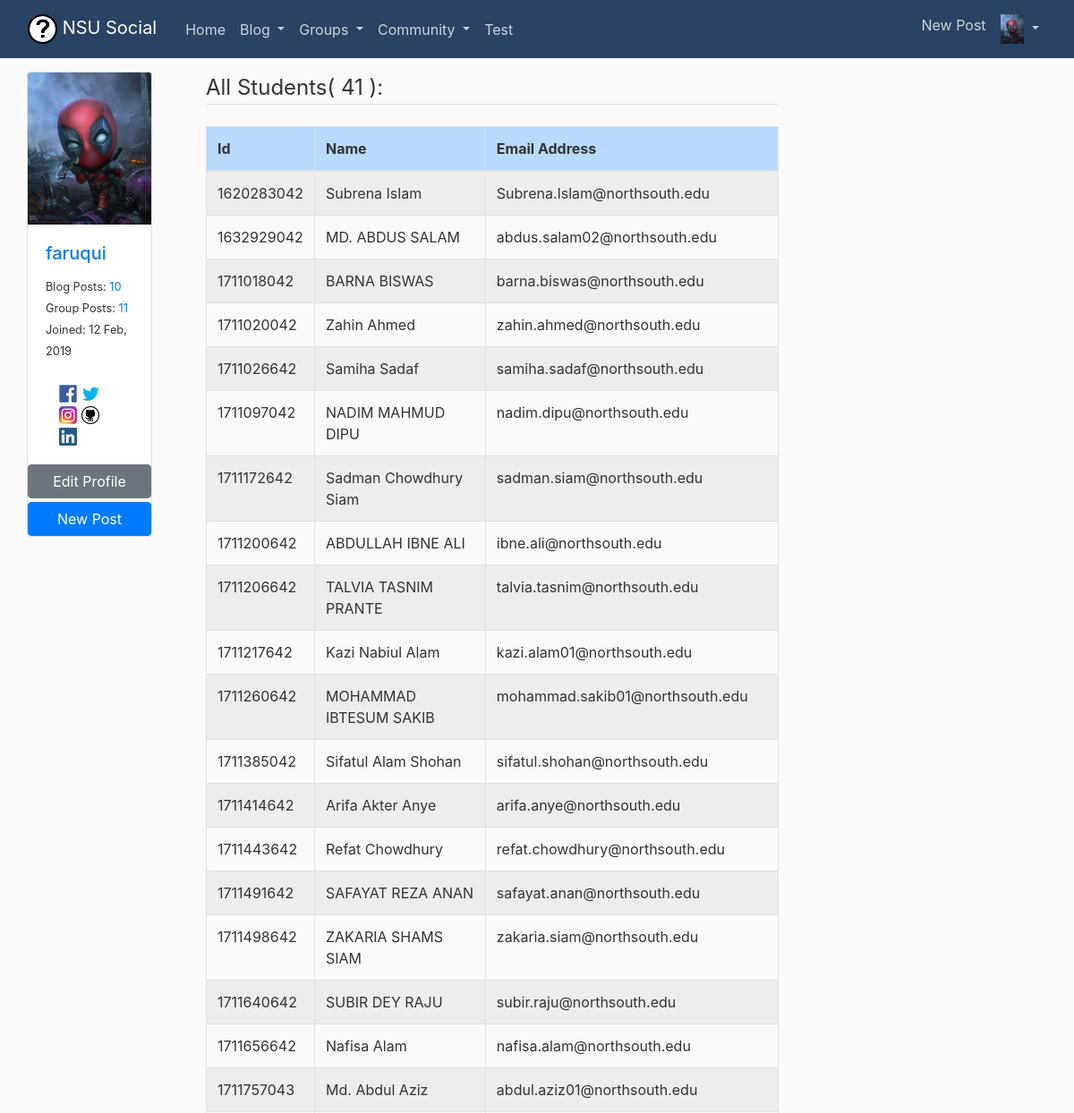
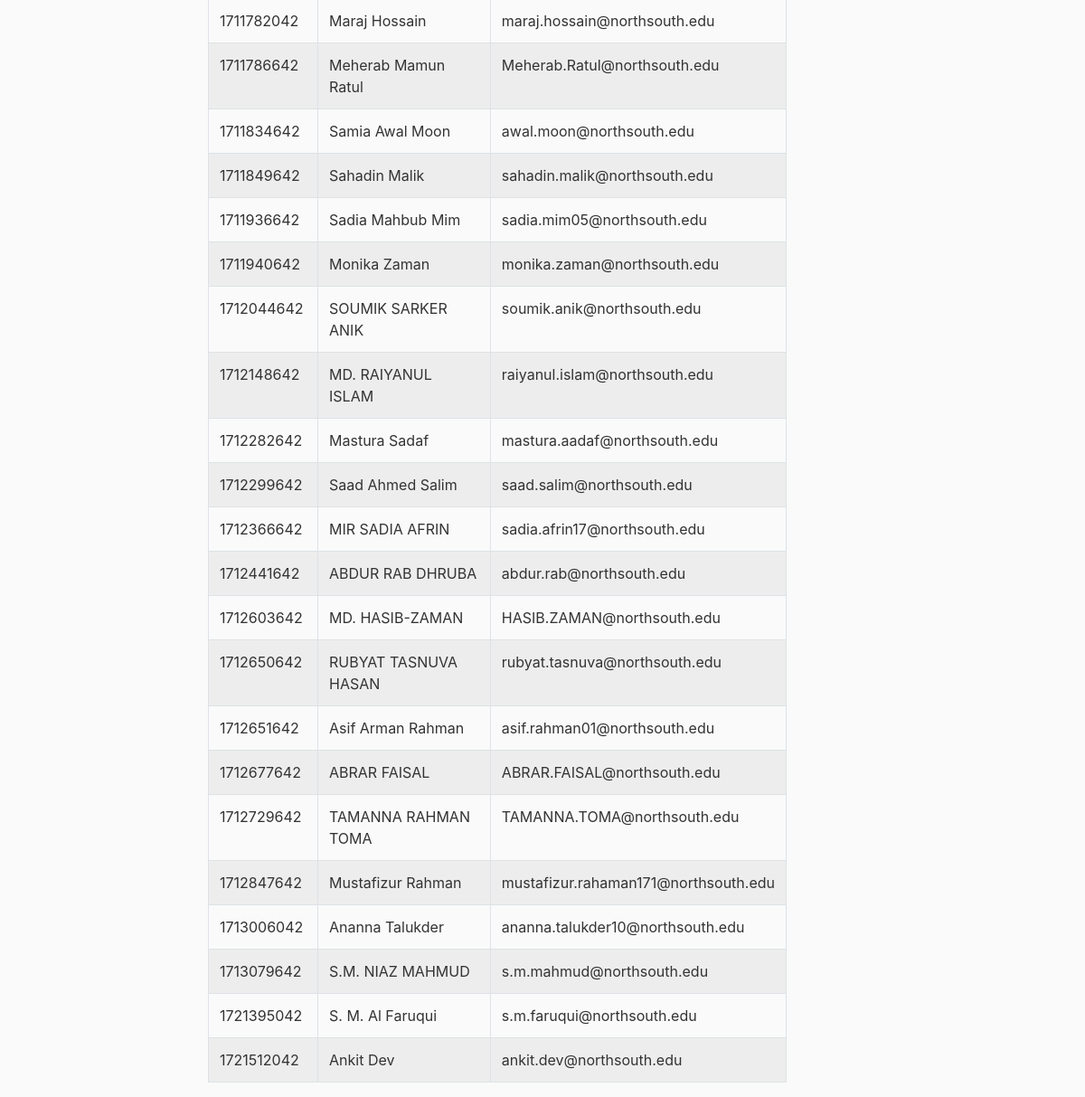
The app's page /students/ (signed in) with its own data (2 pictures, top to bottom).
### users/models.py (models this page shows, shortened)
class Profile(models.Model):
    user = models.OneToOneField(User, on_delete=models.CASCADE)
    nsu_id = models.IntegerField(null = True)
    image = models.ImageField(default='profile_pics/default.jpg', upload_to='profile_pics')
    status = models.CharField(max_length = 100, default = 'Status')
    bio = models.TextField(default = 'Bio')
    date_registered = models.DateTimeField(default=timezone.now)
    fb_link = models.URLField(default = 'https://www.facebook.com/')
    insta_link = models.URLField(default = 'https://www.instagram.com/')
    git_link = models.URLField(default = 'https://github.com/')
    linkedin_link = models.URLField(default = 'https://bd.linkedin.com/')
    twitter_link = models.URLField(default = 'https://twitter.com/')

class Student(models.Model):
    name = models.CharField(max_length = 50)
    id = models.IntegerField(primary_key=True)
    email = models.EmailField(unique = True)

### users/views.py (the view)
# urls.py: path('students/', StudentListView.as_view(), name = 'students'),
class StudentListView(LoginRequiredMixin, ListView):
    model = Student
    context_object_name = 'students'
    template_name = 'users/students.html'
    ordering = ['id']

### users/templates/users/students.html
{% extends "blog/base.html" %}
{% block content %}
  <legend class="border-bottom mb-4">All Students( {{students.count }} ): </legend>
  <table class="table table-hover table-bordered table-striped">
    <thead>
      <tr class="table-primary">
        <th>Id</th>
        <th>Name</th>
        <th>Email Address</th>
      </tr>
    </thead>
    <tbody>
      {% for p in students %}
      <tr>
        <td>{{p.id}}</td>
        <td>{{p.name}}</td>
        <td>{{p.email}}</td>
      </tr>
      {% endfor %}
    </tbody>
  </table>
{% endblock content %}

### blog/templates/blog/base.html (shortened to what this page needs)
{% load static %}
<!DOCTYPE html>
<html>
<head>
    <link rel="stylesheet" href="https://maxcdn.bootstrapcdn.com/bootstrap/4.0.0/css/bootstrap.min.css">
    <link rel="stylesheet" type="text/css" href="{% static 'blog/main.css' %}">
</head>
<body>
<header class="site-header">
  <nav class="navbar navbar-expand-md navbar-dark bg-steel fixed-top">
    <div class="container-fluid">
      <a class="navbar-brand mr-4" href="{% url 'blog-home' %}">
        <img src="{% static 'blog/icon.png' %}" height="33px">  NSU Social</a>
      <div class="collapse navbar-collapse" id="navbarToggle">
        <div class="navbar-nav mr-auto">
          <a class="nav-item nav-link" href="{% url 'blog-home' %}">Home</a>
          {% if user.is_authenticated %}
            <li class="nav-item dropdown">
              <a class="nav-link dropdown-toggle" href="#" id="navbardrop" data-toggle="dropdown">
                Blog
              </a>
            </li>
            <li class="nav-item dropdown">
              <a class="nav-link dropdown-toggle" href="{% url 'groups:all' %}" id="navbardrop" data-toggle="dropdown">
                Groups
              </a>
            </li>
            <li class="nav-item dropdown">
              <a class="nav-link dropdown-toggle" href="#" id="navbardrop" data-toggle="dropdown">
                Community
              </a>
            </li>
          {% endif %}
          <a class="nav-item nav-link" href="{% url 'blog-about' %}">Test</a>
        </div>
        <div class="navbar-nav">
          {% if user.is_authenticated %}
            <a class="nav-item nav-link" href="{% url 'profile' %}"></a>
            <a class="nav-item nav-link" href="{% url 'post-create' %}">New Post</a>
            <li class="nav-item dropdown">
              <a class="nav-link dropdown-toggle" href="#" id="navbardrop" data-toggle="dropdown">
                <img src="{{ user.profile.image.url }}" height="33px">
              </a>
            </li>
          {% else %}
            <a class="nav-item nav-link" href="{% url 'login' %}">Login</a>
            <a class="nav-item nav-link" href="{% url 'register' %}">Register</a>
          {% endif %}
        </div>
      </div>
    </div>
  </nav>
</header>
    <main role="main" class="container-fluid">
      <div class="row">
        <div class="col-md-2">
          <div class="container">
            {% if user.is_authenticated %}
              <div class="card">
                <img class="card-img-top" src="{{ user.profile.image.url }}" alt="Card image cap">
                <div class="card-body">
                  <h5 class="card-title"><a href="{% url 'user-detail' user.profile.id %}">{{ user.username }}</a></h5>
                  <small>Blog Posts: <a href="{% url 'user-posts' user.username %}">{{ user.post.count }}</a></small><br>
                  <small>Group Posts: <a href="{% url 'posts:for_user' username=user.username %}">{{ user.posts.count }}</a></small><br>
                  <small>Joined: {{ user.profile.date_registered|date:"d M, Y"  }}</small><br>
                  <br>
                  <div class="container">
                    <a href="{{ user.profile.fb_link }}">
                      <img src="{% static 'logo/fblogo.png' %}" height="20px"  alt="">
                    </a>
                    <a href="{{ user.profile.twitter_link }}">
                      <img src="{% static 'logo/twitter.jpg' %}" height="20px"  alt="">
                    </a>
                    <a href="{{ user.profile.insta_link }}">
                      <img src="{% static 'logo/insta.png' %}" height="20px"  alt="">
                    </a>
                    <a href="{{ user.profile.git_link }}">
                      <img src="{% static 'logo/git.png' %}" height="20px"  alt="">
                    </a>
                    <a href="{{ user.profile.linkedin_link }}">
                      <img src="{% static 'logo/linkedin.png' %}" height="20px"  alt="">
                    </a>
                  </div>
                </div class="container">
                <a href="{% url 'editprofile' %}" class="btn btn-secondary mb-1">Edit Profile</a>
                <a href="{% url 'post-create' %}" class="btn btn-primary">New Post</a>
              </div>
            {% endif %}
          </div>
        </div>
        <div class="col-md-7">
          <div class="container">
            {% block content %}{% endblock %}
          </div>
        </div>
        <div class="col-md-3">
        </div>
      </div>
    </main>
</body>
</html>

### blog/static/blog/main.css (style rules this page uses)
body { background: #fafafa; color: #333333; margin-top: 5rem; }
h1, h2, h3, h4, h5, h6 { color: #444444; }
.bg-steel { background-color: #2a4263; }
.site-header .navbar-nav .nav-link { color: #cbd5db; }

### records on screen
Student: id "1620283042", name "Subrena Islam", email "Subrena.Islam@northsouth.edu"
Student: id "1632929042", name "MD. ABDUS SALAM", email "abdus.salam02@northsouth.edu"
Student: id "1711018042", name "BARNA BISWAS", email "barna.biswas@northsouth.edu"
Student: id "1711020042", name "Zahin Ahmed", email "zahin.ahmed@northsouth.edu"
Student: id "1711026642", name "Samiha Sadaf", email "samiha.sadaf@northsouth.edu"
Student: id "1711097042", name "NADIM MAHMUD DIPU", email "nadim.dipu@northsouth.edu"
Student: id "1711172642", name "Sadman Chowdhury Siam", email "sadman.siam@northsouth.edu"
Student: id "1711200642", name "ABDULLAH IBNE ALI", email "ibne.ali@northsouth.edu"
Student: id "1711206642", name "TALVIA TASNIM PRANTE", email "talvia.tasnim@northsouth.edu"
Student: id "1711217642", name "Kazi Nabiul Alam", email "kazi.alam01@northsouth.edu"
Student: id "1711260642", name "MOHAMMAD IBTESUM SAKIB", email "mohammad.sakib01@northsouth.edu"
Student: id "1711385042", name "Sifatul Alam Shohan", email "sifatul.shohan@northsouth.edu"
Student: id "1711414642", name "Arifa Akter Anye", email "arifa.anye@northsouth.edu"
Student: id "1711443642", name "Refat Chowdhury", email "refat.chowdhury@northsouth.edu"
Student: id "1711491642", name "SAFAYAT REZA ANAN", email "safayat.anan@northsouth.edu"
Student: id "1711498642", name "ZAKARIA SHAMS SIAM", email "zakaria.siam@northsouth.edu"
Student: id "1711640642", name "SUBIR DEY RAJU", email "subir.raju@northsouth.edu"
Student: id "1711656642", name "Nafisa Alam", email "nafisa.alam@northsouth.edu"
Student: id "1711757043", name "Md. Abdul Aziz", email "abdul.aziz01@northsouth.edu"
Student: id "1711782042", name "Maraj Hossain", email "maraj.hossain@northsouth.edu"
Student: id "1711786642", name "Meherab Mamun Ratul", email "Meherab.Ratul@northsouth.edu"
Student: id "1711834642", name "Samia Awal Moon", email "awal.moon@northsouth.edu"
Student: id "1711849642", name "Sahadin Malik", email "sahadin.malik@northsouth.edu"
Student: id "1711936642", name "Sadia Mahbub Mim", email "sadia.mim05@northsouth.edu"
Student: id "1711940642", name "Monika Zaman", email "monika.zaman@northsouth.edu"
Student: id "1712044642", name "SOUMIK SARKER ANIK", email "soumik.anik@northsouth.edu"
Student: id "1712148642", name "MD. RAIYANUL ISLAM", email "raiyanul.islam@northsouth.edu"
Student: id "1712282642", name "Mastura Sadaf", email "mastura.aadaf@northsouth.edu"
Student: id "1712299642", name "Saad Ahmed Salim", email "saad.salim@northsouth.edu"
Student: id "1712366642", name "MIR SADIA AFRIN", email "sadia.afrin17@northsouth.edu"
Student: id "1712441642", name "ABDUR RAB DHRUBA", email "abdur.rab@northsouth.edu"
Student: id "1712603642", name "MD. HASIB-ZAMAN", email "HASIB.ZAMAN@northsouth.edu"
Student: id "1712650642", name "RUBYAT TASNUVA HASAN", email "rubyat.tasnuva@northsouth.edu"
Student: id "1712651642", name "Asif Arman Rahman", email "asif.rahman01@northsouth.edu"
Student: id "1712677642", name "ABRAR FAISAL", email "ABRAR.FAISAL@northsouth.edu"
Student: id "1712729642", name "TAMANNA RAHMAN TOMA", email "TAMANNA.TOMA@northsouth.edu"
Student: id "1712847642", name "Mustafizur Rahman", email "mustafizur.rahaman171@northsouth.edu"
Student: id "1713006042", name "Ananna Talukder", email "ananna.talukder10@northsouth.edu"
Student: id "1713079642", name "S.M. NIAZ MAHMUD", email "s.m.mahmud@northsouth.edu"
Student: id "1721395042", name "S. M. Al Faruqui", email "s.m.faruqui@northsouth.edu"
Student: id "1721512042", name "Ankit Dev", email "ankit.dev@northsouth.edu"

### other values on screen
{{ user.username }} "faruqui"
{{ user.post.count }} "10"
{{ user.posts.count }} "11"
{{ user.profile.date_registered|date:"d M, Y" }} "12 Feb, 2019"
{{ students.count }} "41"
